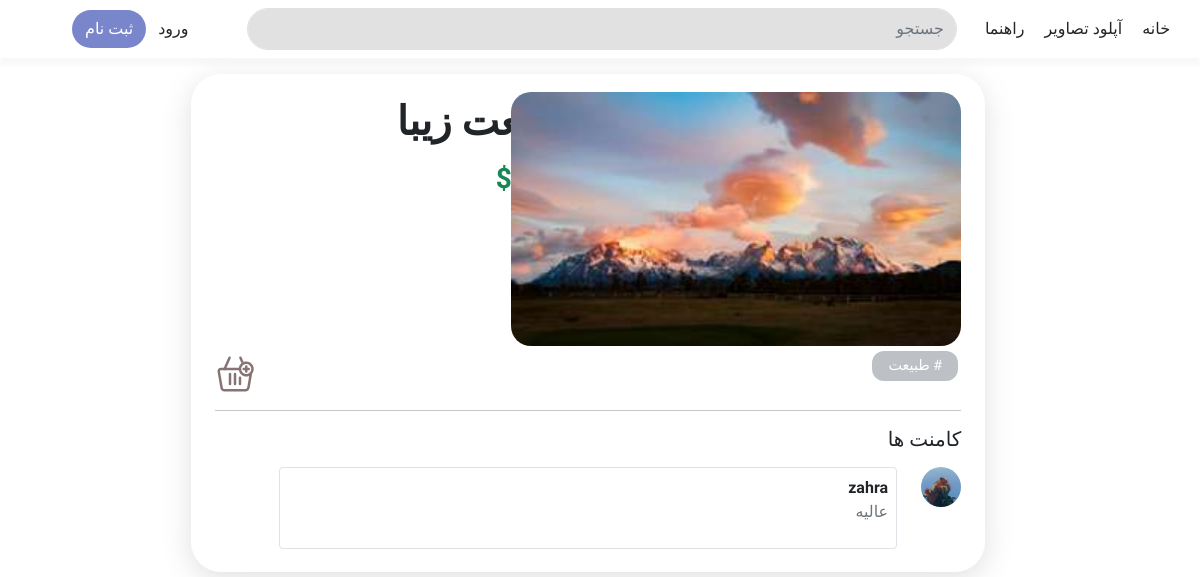
Page /image/28/ on the committed database.
### images/models.py (models this page shows, shortened)
class Image(models.Model):
    title = models.CharField(max_length=200)
    image = models.ImageField(upload_to='images/')
    description = models.TextField(blank=True)
    created_at = models.DateTimeField(auto_now_add=True)
    user = models.ForeignKey(User, related_name='images', on_delete=models.CASCADE)
    price = models.DecimalField(max_digits=10, decimal_places=2, null=True, blank=True)
    categories = models.ManyToManyField(Category, blank=True, related_name='images')
    low_quality_image = models.ImageField(upload_to='images/low_quality/', blank=True, null=True)

class Category(models.Model):
    name = models.CharField(max_length=255, unique=True)

class Comment(models.Model):
    image = models.ForeignKey(Image, related_name='comments', on_delete=models.CASCADE)
    user = models.ForeignKey(User, on_delete=models.CASCADE)
    text = models.TextField()
    created_at = models.DateTimeField(auto_now_add=True)

class Profile(models.Model):
    user = models.OneToOneField(User, on_delete=models.CASCADE)
    profile_picture = models.ImageField(upload_to='profile_pics/', blank=True, null=True)
    updated_at = models.DateTimeField(auto_now=True)

### images/views.py (the view)
# urls.py: path('image/<int:id>/', views.image_detail, name='image_detail'),
def image_detail(request, id):
    image = get_object_or_404(Image, id=id)
    categories = image.categories.all()
    if request.method == 'POST' and 'like' in request.POST:
        Like.objects.get_or_create(image=image, user=request.user)
        return redirect('image_detail', id=image.id)
    if request.method == 'POST' and 'comment' in request.POST:
        comment_form = CommentForm(request.POST)
        if comment_form.is_valid():
            comment = comment_form.save(commit=False)
            comment.image = image
            comment.user = request.user
            comment.save()
            return redirect('image_detail', id=image.id)
    else:
        comment_form = CommentForm()
    return render(request, 'images/image_detail.html', {'image': image, 'comment_form': comment_form, 'categories': categories})

### images/forms.py
class CommentForm(forms.ModelForm):
    class Meta:
        model = Comment
        fields = ['text']
        labels = {
            'text': 'نظر شما',  # متن دلخواه برای لیبل
        }
        widgets = {
            'text': forms.Textarea(attrs={'class': 'form-control'}),
        }

### images/templates/images/image_detail.html (shortened to what this page needs)
{% extends "base.html" %}
{% block content %}
{% load static %}
<div class="col-md-2"></div>
<div class="col-md-8 pt-2 pb-2 row pin-detail-container">
    <div class="col-md-6" style="display: flex; justify-content: space-between; flex-direction: column;">
        <div>
        <h1 class="mt-3 rtl-text"><b>{{ image.title }}</b></h1>
        <h3 class="mt-3 text-success rtl-text"><b>${{ image.price|floatformat:0 }}</b></h3>
        <div class="mt-3">
            {% if user.is_authenticated %}
            <form method="post" style="display: flex; flex-direction: row-reverse;">
                {% csrf_token %}
                <span>{{ image.likes.count }}</span>
                <button type="submit" name="like" style="background: white; border: 0;">
                    <img src="{% static 'like-icon-2048x1676-wjkvm94s.png' %}" width="30" >
                </button>
                {% else %}
                <div style="display: flex; flex-direction: row-reverse;">
                    <span>{{ image.likes.count }}</span>
                </div>
                {% endif %}
        </div>
        </div>
        {% if user.is_authenticated %}
            <form action="{% url 'add_to_cart' image.id %}" method="post" class="addtocart">
                {% csrf_token %}
                <a href="{% url 'add_to_cart' image.id %}"><svg width="40px" height="40px" viewBox="0 0 32 32" id="svg5" version="1.1" xmlns="http://www.w3.org/2000/svg" xmlns:svg="http://www.w3.org/2000/svg" fill="#000000"><g id="SVGRepo_bgCarrier" stroke-width="0"></g><g id="SVGRepo_tracerCarrier" stroke-linecap="round" stroke-linejoin="round"></g><g id="SVGRepo_iconCarrier"> <defs id="defs2"></defs> <g id="layer1" transform="translate(-12,-244)"> <path d="m 37,250.00586 c -2.960901,0 -5.434401,2.17093 -5.914062,5 H 16.628906 c -1.625268,0 -2.862846,1.51426 -2.58789,3.10156 l 2.27539,13.13672 c 0.278528,1.60786 1.699779,2.76172 3.3125,2.76172 h 16.767578 c 1.61436,0 3.012976,-1.16097 3.310547,-2.74805 a 1.0001,1.0001 0 0 0 0.002,-0.0137 l 1.998,-11.52731 C 42.515917,258.69406 43,257.40433 43,256.00586 c 0,-3.30186 -2.698143,-6 -6,-6 z m 0,2 c 2.220979,0 4,1.77902 4,4 0,2.22098 -1.779021,4 -4,4 -2.220979,0 -4,-1.77902 -4,-4 0,-2.22098 1.779021,-4 4,-4 z m -20.371094,5 h 14.457032 c 0.479661,2.82907 2.953161,5 5.914062,5 0.839976,0 1.639835,-0.17549 2.367188,-0.49024 l -1.625,9.375 c -0.122524,0.65348 -0.680468,1.11524 -1.345704,1.11524 H 19.628906 c -0.666872,0 -1.233178,-0.46327 -1.34375,-1.10156 l -2.27539,-13.13672 c -0.07374,-0.42572 0.201415,-0.76172 0.61914,-0.76172 z" id="path43283" style="color:#877373;fill:#877373;fill-rule:evenodd;stroke-linecap:round;stroke-linejoin:round;stroke-miterlimit:4.1;-inkscape-stroke:none"></path> <path d="m 23.304687,246.07227 a 1,1 0 0 0 -0.55664,0.52734 l -4,9 a 1,1 0 0 0 0.507812,1.32031 1,1 0 0 0 1.320313,-0.50781 l 4,-9 a 1,1 0 0 0 -0.507813,-1.32031 1,1 0 0 0 -0.763672,-0.0195 z" id="path43285" style="color:#877373;fill:#877373;fill-rule:evenodd;stroke-linecap:round;stroke-linejoin:round;stroke-miterlimit:4.1;-inkscape-stroke:none"></path> <path d="m 32.466797,246.01172 c -0.174002,-0.0184 -0.349776,0.009 -0.509766,0.0801 -0.50494,0.22425 -0.73234,0.81549 -0.507812,1.32031 l 1.759765,3.95898 c 0.516981,-0.42442 1.103473,-0.76593 1.742188,-1 l -1.675781,-3.77148 c -0.107652,-0.24238 -0.307179,-0.43207 -0.554688,-0.52734 -0.08163,-0.0312 -0.166989,-0.0515 -0.253906,-0.0606 z" id="path43287" style="color:#877373;fill:#877373;fill-rule:evenodd;stroke-linecap:round;stroke-linejoin:round;stroke-miterlimit:4.1;-inkscape-stroke:none"></path> <path d="m 28,259.00586 a 1,1 0 0 0 -1,1 v 8 a 1,1 0 0 0 1,1 1,1 0 0 0 1,-1 v -8 a 1,1 0 0 0 -1,-1 z" id="path43289" style="color:#877373;fill:#877373;fill-rule:evenodd;stroke-linecap:round;stroke-linejoin:round;stroke-miterlimit:4.1;-inkscape-stroke:none"></path> <path d="m 24,259.00586 a 1,1 0 0 0 -1,1 v 8 a 1,1 0 0 0 1,1 1,1 0 0 0 1,-1 v -8 a 1,1 0 0 0 -1,-1 z" id="path43291" style="color:#877373;fill:#877373;fill-rule:evenodd;stroke-linecap:round;stroke-linejoin:round;stroke-miterlimit:4.1;-inkscape-stroke:none"></path> <path d="m 32,262.00586 a 1,1 0 0 0 -1,1 v 5 a 1,1 0 0 0 1,1 1,1 0 0 0 1,-1 v -5 a 1,1 0 0 0 -1,-1 z" id="path43293" style="color:#877373;fill:#877373;fill-rule:evenodd;stroke-linecap:round;stroke-linejoin:round;stroke-miterlimit:4.1;-inkscape-stroke:none"></path> <path d="m 37,253.00586 a 1,1 0 0 0 -1,1 v 1 h -1 a 1,1 0 0 0 -1,1 1,1 0 0 0 1,1 h 1 v 1 a 1,1 0 0 0 1,1 1,1 0 0 0 1,-1 v -1 h 1 a 1,1 0 0 0 1,-1 1,1 0 0 0 -1,-1 h -1 v -1 a 1,1 0 0 0 -1,-1 z" id="path43297" style="color:#877373;fill:#877373;fill-rule:evenodd;stroke-linecap:round;stroke-linejoin:round;stroke-miterlimit:4.1;-inkscape-stroke:none"></path> </g> </g></svg></a>
            </form>
        {% else %}
            <div class="addtocart">
                <a href="{% url 'login' %}"></a>
            </div>
        {% endif %}
    </div>
    <div class="col-md-6 image-container" style="margin-bottom: 10px; display: flex; flex-direction: column; align-items: flex-end;">
        <div>
            <img src="{% url 'low_quality_image' image.id %}" class="pin-detail-img" alt="Low Quality Preview">
        </div>
        <div>
            {% for category in categories %}
                <p  class="badge text-white"># {{ category.name }}</p>
            {% endfor %}
        </div>
    </div>
    <div class="">
        <hr>
        <h5 style="text-align: right;">کامنت ها</h5>
        {% for comment in image.comments.all %}
        <div class="row mt-3" style="display: flex; flex-direction: row-reverse; margin-bottom: 15px;">
            <div class="col-md-1">
                {% if comment.user.profile.profile_picture %}
                        <img src="{{ comment.user.profile.profile_picture.url }}" class="rounded-circle" width="40" height="40">
                    {% else %}
                        <img src="{% static 'defaultprofile.png' %}" class="rounded-circle" width="40" height="40" alt="Default Profile">
                    {% endif %}
            </div>
            <div class="col-md-10">
                <div class="border p-2 rounded" style="text-align: right;">
                    <b>{{ comment.user.username }}</b>
                    <p class="text-muted" style="direction: rtl;">{{ comment.text }}</p>
                </div>
            </div>
        </div>
        {% endfor %}
    </div>
</div>
{% endblock %}

### static/css/main.css (style rules this page uses)
body { font-family: "Baloo Bhaijaan 2", sans-serif !important; line-height: 1.5; font-feature-settings: 'lnum' 0 !important; }
.pin-detail-container { box-shadow: rgba(100, 100, 111, 0.2) 0px 7px 29px 0px; border-radius: 30px; margin-bottom: 15px; }
.pin-detail-img { height: fit-content; width: 450px; border-radius: 20px; margin-left: -5px; margin-top: 10px; }
a { text-decoration: none; }
.image-container { position: relative; display: inline-block; }
.addtocart { margin-top: 80px; }
.rtl-text { text-align: right; }

### images/templates/images/image_detail.html (style rules this page uses)
.badge { display: inline-block; padding: 0.5rem 1rem; font-size: 0.9rem; font-weight: 500; border-radius: 12px; text-decoration: none; margin: 0.2rem; background-color: rgb(106 115 126 / 44%) !important; direction: rtl; margin-top :5px; }

### rows in the picture
Image: title "طبیعت زیبا"
Category: name "طبیعت"
Comment: user.profile.profile_picture (picture), user.username "zahra", text "عالیه"
